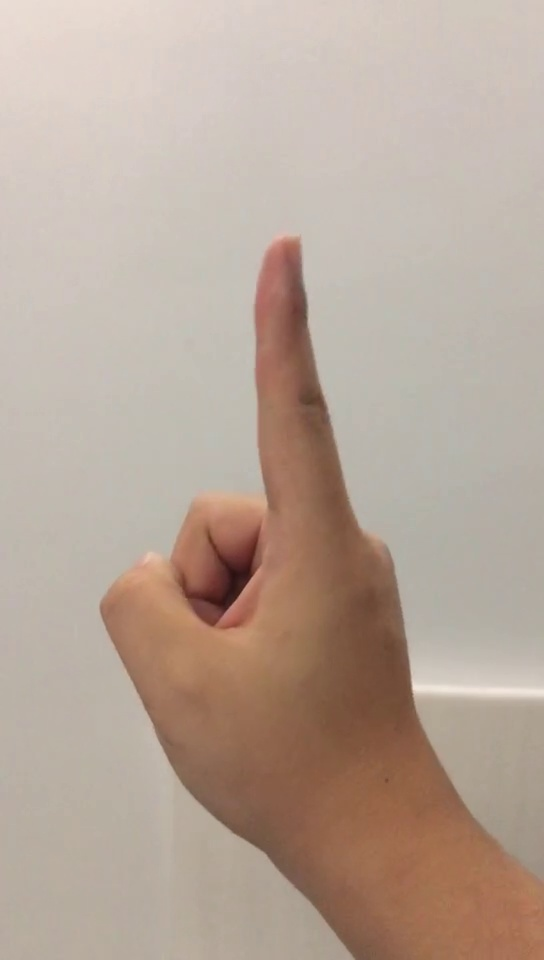
#> input picture hands/image.jpg, 544 x 960 px, given as the content of the folder hands/image.jpg, which was not available
$ python recognize.py --image hands/image.jpg --video hands/20171105160935.jpg
#> lines starting #> are read from the running program, lines starting #| are printed output that depends on the picture; after the words box and inside, x2 and y2 are one past the last pixel; in counts of white or black regions, pixels touching at a corner belong together; pictures that were not available may be replaced by others from this repository, and a replacement may not be noted
### tools/skindetector.py
import numpy as np
import cv2
import os

lowerB = (0, 140, 100)
upperB = (255, 170, 129)
FACE_DETECTOR_PATH = "{base_path}\\cascades\\haarcascade_frontalface_default.xml".format(
    base_path=os.path.abspath(os.path.dirname(__file__)))


class SkinDetector:
    def __init__(self, image):
        self.image = image

    def getImage(self):
        return self.image

    def detectFace(self):
        image = cv2.cvtColor(self.image, cv2.COLOR_BGR2GRAY)
        # print(FACE_DETECTOR_PATH)
        detector = cv2.CascadeClassifier("haarcascade_frontalface_default.xml")
        rect = detector.detectMultiScale(image, scaleFactor=1.1, minNeighbors=5,
                                          minSize=(30, 30), flags=cv2.CASCADE_SCALE_IMAGE)
        rect = [(int(x), int(y), int(x + w), int(y + h)) for (x, y, w, h) in rect]
        return rect

    def detectSkin(self, frame, mask=None):
        skinCnts = []
        area = []
        skin = cv2.inRange(frame, lowerB, upperB)
        kernel = cv2.getStructuringElement(cv2.MORPH_ELLIPSE, (11, 11))
        skin = cv2.dilate(skin, kernel, iterations=1)
        skin = cv2.erode(skin, kernel, iterations=1)
        skin = cv2.GaussianBlur(skin, (1, 1), 0)
        cv2.imshow("skin mask", skin)
        if mask is not None:
            skin = cv2.bitwise_and(skin, skin, mask=mask)

        cnts = cv2.findContours(skin.copy(), cv2.RETR_EXTERNAL, cv2.CHAIN_APPROX_SIMPLE)[1]
        for c in cnts:
            a = cv2.contourArea(c)
            if a > 5000:
                skinCnts.append(c)
                area.append(a)
        skinCnts = sorted(skinCnts, key=cv2.contourArea, reverse=True)
        # return list(zip(skinCnts, area))
        return skinCnts

    # [40 lines left out: functions getAreaRatio, getPeriAreaRatio, getAspectRatio, not called in this run]

    def getapproximation(self, cnt):
        epsilon = 0.025 * cv2.arcLength(cnt, True)
        approx = cv2.approxPolyDP(cnt, epsilon, True)
        return approx

### recognize.py
# -*- coding:utf-8 -*-
from scipy.spatial import distance as dist
from tools.skindetector import SkinDetector
from imutils import paths
import numpy as np
import imutils
import argparse
import cv2

VIDEO_MODE = 0x01
IMAGE_MODE = 0x02


def detectHand(detector, mode, mask=None):
    orig = detector.getImage()
    startA = orig.copy()
    endA = orig.copy()
    farA = orig.copy()
    hand = orig.copy()
    ycrcb = cv2.cvtColor(orig, cv2.COLOR_BGR2YCR_CB)
    skinCnts = detector.detectSkin(ycrcb, mask)
    if len(skinCnts) == 0:
        return None
    skinHand = skinCnts[0]

    approx = SD.getapproximation(skinHand)
    # cv2.drawContours(o, [approx], -1, (0, 255, 255), 2)
    hull = cv2.convexHull(skinHand)
    # cv2.drawContours(hand, [hull], -1, (0, 255, 0), 2)
    cv2.drawContours(hand, [hull], -1, (0, 255, 255), 2)
    rect = cv2.minAreaRect(approx)
    box = cv2.boxPoints(rect)
    box = np.int0(box)
    dx1 = box[0][0] - box[1][0]
    dy1 = box[0][1] - box[1][1]
    dxy1 = float(np.sqrt(dx1 ** 2 + dy1 ** 2))
    dx2 = box[1][0] - box[2][0]
    dy2 = box[1][1] - box[2][1]
    dxy2 = float(np.sqrt(dx2 ** 2 + dy2 ** 2))
    if dxy1 < dxy2:
        width = dxy1
        height = dxy2
    else:
        width = dxy2
        height = dxy1

    M = cv2.moments(approx)
    cX = int(M['m10'] / M['m00'])
    cY = int(M['m01'] / M['m00'])
    center = (cX, cY)

    hull = cv2.convexHull(approx, returnPoints=False)
    defects = cv2.convexityDefects(approx, hull)
    fingerPoint = []
    if defects is None:
        return None
    for i in range(defects.shape[0]):
        s, e, f, d = defects[i, 0]
        start = tuple(approx[s][0])
        end = tuple(approx[e][0])
        far = tuple(approx[f][0])
        # print("d[%d]=%d" % (i, d))
        # cv2.circle(hand, start, 5, (255, 0, 0), -1)
        # cv2.line(hand, start, end, (255, 255, 255), 2)
        cv2.circle(hand, end, 5, (0, 255, 0), -1)
        cv2.circle(hand, far, 5, (0, 0, 255), -1)
        cv2.circle(startA, start, 5, (0, 255, 0), 3)
        cv2.circle(endA, end, 5, (255, 0, 0), 3)
        cv2.circle(farA, far, 5, (0, 0, 255), 3)
        cv2.putText(startA, "%d" % i, (start[0] - 30, start[1] - 20), cv2.FONT_HERSHEY_SIMPLEX, 1, (0, 0, 255), 3)
        cv2.putText(endA, "%d" % i, (end[0] - 30, end[1] - 20), cv2.FONT_HERSHEY_SIMPLEX, 1, (0, 0, 255), 3)
        cv2.putText(farA, "%d" % i, (far[0] - 30, far[1] - 20), cv2.FONT_HERSHEY_SIMPLEX, 1, (0, 0, 255), 3)
        fingerPoint.append(start)
        fingerPoint.append(end)
    fingerPoint = sorted(set(fingerPoint), key=fingerPoint.index)
    validFinger = fingerPoint[:]
    fingerIndex = 1
    for i, f in enumerate(fingerPoint):
        dx = fingerPoint[i][0]-center[0]
        dy = fingerPoint[i][1]-center[1]
        distance = float(np.sqrt(dx**2 + dy**2))
        # print("distance[%d]=%d, h/d=%f" % (i, distance, float(distance/height)))
        if float(distance/height) > 0.4 and f[1] < center[1]:
            cv2.circle(hand, f, 10, (255, 0, 0), 5)
            cv2.putText(hand, "%d" % fingerIndex, (f[0] - 30, f[1] - 30), cv2.FONT_HERSHEY_SIMPLEX, 1, (0, 0, 255),
                        3)
            cv2.line(hand, f, center, (255, 255, 125), 3)
            fingerIndex += 1
        else:
            validFinger.remove(f)
    fingerNum = len(validFinger)
    cv2.circle(hand, center, 5, (255, 0, 255), 3)
    cv2.putText(hand, "%d finger" % fingerNum, (20, 60), cv2.FONT_HERSHEY_SIMPLEX, 2, (0, 0, 255), 3)
    cv2.imshow("hand", imutils.resize(hand, width=min(800, image.shape[1])))
    # cv2.imshow("start", imutils.resize(startA, width=min(500, image.shape[1])))
    # cv2.imshow("end", imutils.resize(endA, width=min(500, image.shape[1])))
    # cv2.imshow("far", imutils.resize(farA, width=min(500, image.shape[1])))
    if mode is IMAGE_MODE:
        cv2.waitKey(0)
    return skinHand


ap = argparse.ArgumentParser()
ap.add_argument("-i", "--image")
ap.add_argument("-v", "--video")
args = vars(ap.parse_args())

if args.get("image", False):
    for imagePath in paths.list_images(args["image"]):
        image = cv2.imread(imagePath)
#> image is the input picture: shape (960, 544, 3); mean B, G, R 152.7, 165.6, 183.2
        SD = SkinDetector(image)
        face = SD.detectFace()
#> in detectFace, `image = cv2.cvtColor(self.image, cv2.COLOR_BGR2GRAY)`:
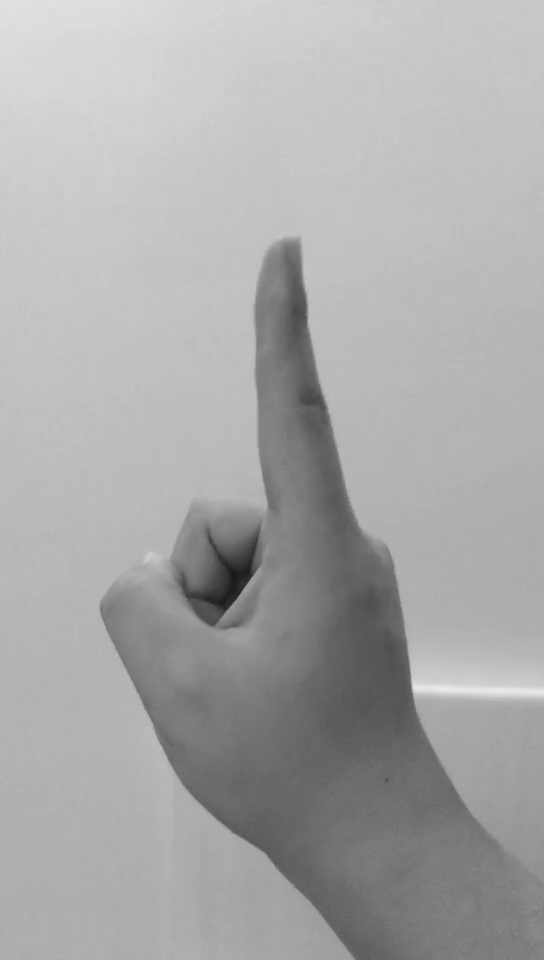
#> image: shape (960, 544); min 23, max 234, mean 169.5
#> in detectFace, `rect = detector.detectMultiScale(image, scaleFactor=1.1, minNeighbors=..`: rect = ()
#> in detectFace, `rect = [(int(x), int(y), int(x + w), int(y + h)) for (x, y, w, h) in r..`: rect = []
#> face = []
        if len(face) != 0:
            mask = np.ones(image.shape[:2], dtype="uint8")
            cv2.rectangle(mask, (face[0][0], face[0][1]), (face[0][2], face[0][3]), 0, -1)
        else:
            mask = None
        detectHand(SD, IMAGE_MODE, mask)
#> in detectHand, `ycrcb = cv2.cvtColor(orig, cv2.COLOR_BGR2YCR_CB)`: ycrcb: shape (960, 544, 3); mean of channels 0, 1, 2 169.5, 137.8, 118.6
#> in detectSkin, `skin = cv2.inRange(frame, lowerB, upperB)`: skin: shape (960, 544); 25.7% white; 1 white region, box (x1, y1, x2, y2) and area: (99, 231, 544, 960) 134132
#> in detectSkin, `skin = cv2.dilate(skin, kernel, iterations=1)`:
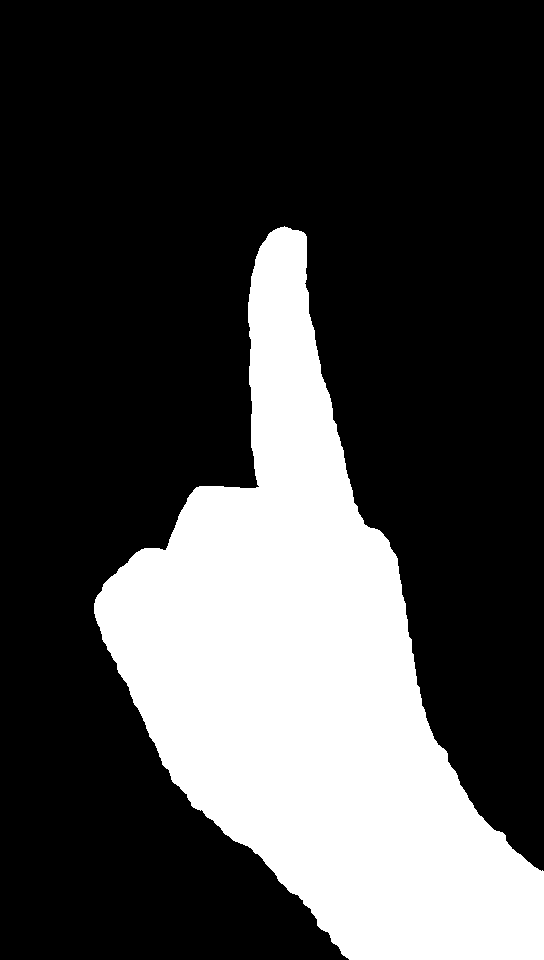
#> skin: shape (960, 544); 27.4% white; 1 white region, box (x1, y1, x2, y2) and area: (94, 226, 544, 960) 143057
#> in detectSkin, `skin = cv2.erode(skin, kernel, iterations=1)`: skin: shape (960, 544); 25.7% white; 1 white region
#> in detectSkin, `cnts = cv2.findContours(skin.copy(), cv2.RETR_EXTERNAL, cv2.CHAIN_APPR..`: cnts = 1 contour; box (x1, y1, x2, y2) and area: (99, 231, 544, 960) 133314
#> the loop in detectSkin, `for c in cnts:` made 1 pass
#> a on pass 1: 133314
#> after the loop in detectSkin, `for c in cnts:`: area = [133314]; skinCnts has the same summary as cnts
#> in detectHand, `skinCnts = detector.detectSkin(ycrcb, mask)`: skinCnts has the same summary as cnts in detectSkin
#> in detectHand, `skinHand = skinCnts[0]`: skinHand = contour of 668 points, box (x1, y1, x2, y2) (99, 231, 544, 960), area 133314
#> in getapproximation, `epsilon = 0.025 * cv2.arcLength(cnt, True)`: epsilon = 51.57
#> in getapproximation, `approx = cv2.approxPolyDP(cnt, epsilon, True)`: approx = [[280, 232], [264, 488], [107, 637], [354, 959], [543, 959]]
#> in detectHand, `hull = cv2.convexHull(skinHand)`: hull = contour of 20 points, box (x1, y1, x2, y2) (99, 231, 544, 960), area 176251
#> in detectHand, `cv2.drawContours(hand, [hull], -1, (0, 255, 255), 2)`: hand: shape (960, 544, 3); 0.92% of pixels changed, all inside (x1, y1, x2, y2) = (98, 230, 544, 960)
#> in detectHand, `rect = cv2.minAreaRect(approx)`: rect = ((270.2, 646.6), (300.5, 773.1), -19.89)
#> in detectHand, `box = cv2.boxPoints(rect)`: box = [[260.5, 1061.2], [-2.54, 334.2], [280, 232], [543, 959]]
#> in detectHand, `box = np.int0(box)`: box = [[260, 1061], [-2, 334], [280, 232], [543, 959]]
#> in detectHand, `dx1 = box[0][0] - box[1][0]`: dx1 = 262
#> in detectHand, `dy1 = box[0][1] - box[1][1]`: dy1 = 727
#> in detectHand, `dxy1 = float(np.sqrt(dx1 ** 2 + dy1 ** 2))`: dxy1 = 772.8
#> in detectHand, `dx2 = box[1][0] - box[2][0]`: dx2 = -282
#> in detectHand, `dy2 = box[1][1] - box[2][1]`: dy2 = 102
#> in detectHand, `dxy2 = float(np.sqrt(dx2 ** 2 + dy2 ** 2))`: dxy2 = 299.9
#> in detectHand, `height = dxy1`: height = 772.8
#> in detectHand, `M = cv2.moments(approx)`: M = moments, m00 127668, centre m10/m00, m01/m00 = (329.6, 690.3)
#> in detectHand, `cX = int(M['m10'] / M['m00'])`: cX = 329
#> in detectHand, `cY = int(M['m01'] / M['m00'])`: cY = 690
#> in detectHand, `center = (cX, cY)`: center = (329, 690)
#> in detectHand, `hull = cv2.convexHull(approx, returnPoints=False)`: hull = [4, 3, 2, 0]
#> in detectHand, `defects = cv2.convexityDefects(approx, hull)`: defects = [[0, 2, 1, 21977]]
#> the loop in detectHand, `for i in range(defects.shape[0]):` made 1 pass
#> (s, e, f, d, start, end, far) on pass 1: (0, 2, 1, 21977, (280, 232), (107, 637), (264, 488))
#> after the loop in detectHand, `for i in range(defects.shape[0]):`:
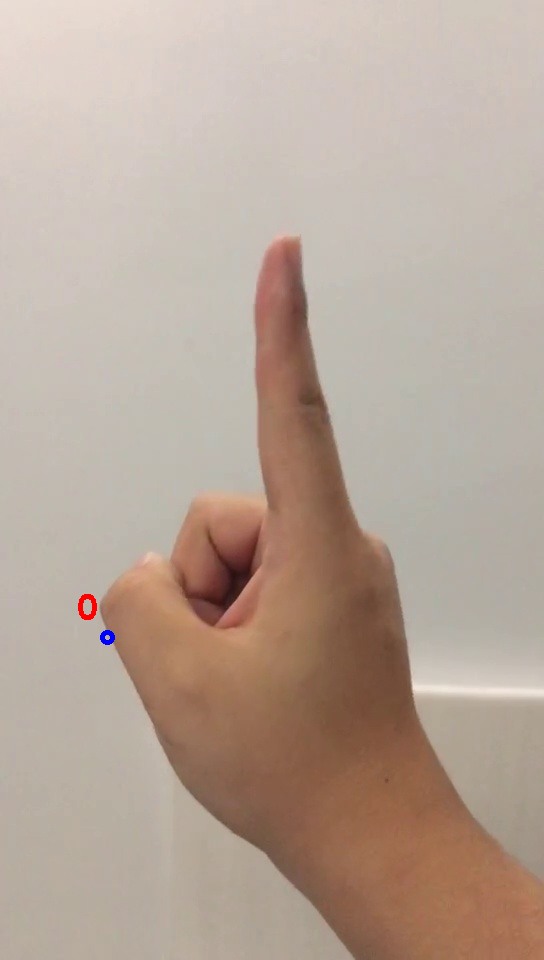
#> endA: shape (960, 544, 3); 0.08% of pixels changed, all inside (x1, y1, x2, y2) = (78, 594, 115, 645)
#> after the loop in detectHand, `for i in range(defects.shape[0]):`:
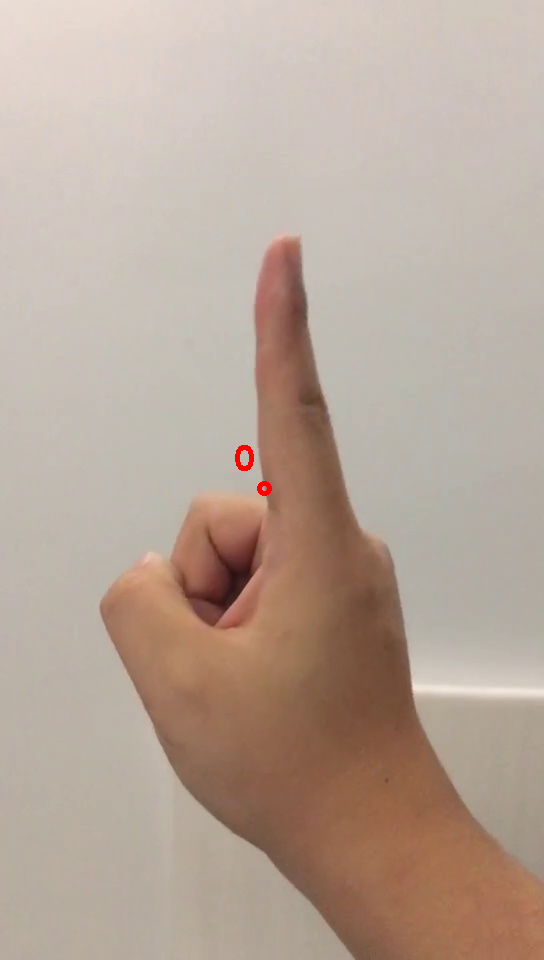
#> farA: shape (960, 544, 3); 0.08% of pixels changed, all inside (x1, y1, x2, y2) = (235, 445, 272, 496)
#> after the loop in detectHand, `for i in range(defects.shape[0]):`: hand: shape (960, 544, 3); mean B, G, R 151.2, 166.4, 183.9
#> after the loop in detectHand, `for i in range(defects.shape[0]):`:
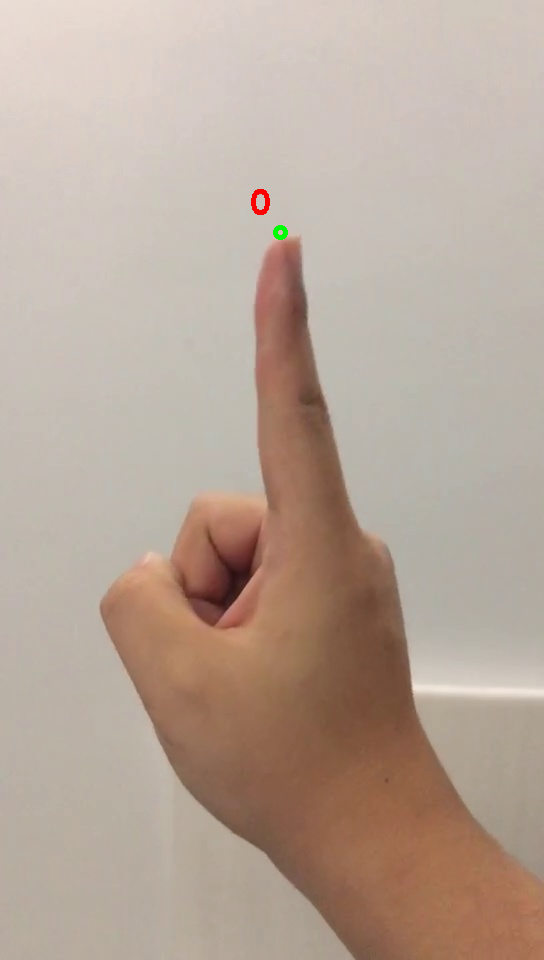
#> startA: shape (960, 544, 3); 0.08% of pixels changed, all inside (x1, y1, x2, y2) = (251, 189, 288, 240)
#> after the loop in detectHand, `for i in range(defects.shape[0]):`: fingerPoint = [(280, 232), (107, 637)]
#> the loop in detectHand, `for i, f in enumerate(fingerPoint):` made 2 passes
#> (f, dx, dy, distance, fingerIndex) on pass 1: ((280, 232), -49, -458, 460.6, 2)
#> (f, dx, dy, distance) on pass 2: ((107, 637), -222, -53, 228.2)
#> after the loop in detectHand, `for i, f in enumerate(fingerPoint):`:
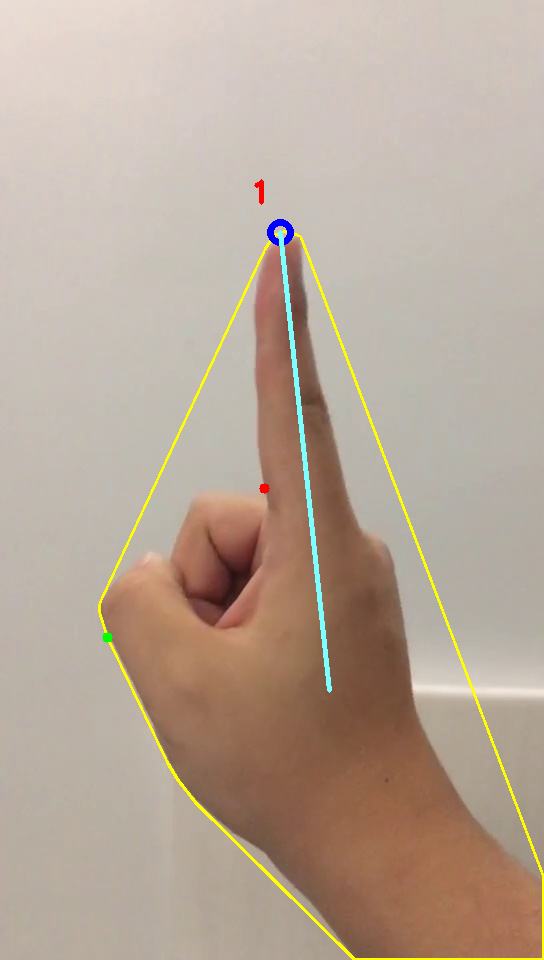
#> hand: shape (960, 544, 3); mean B, G, R 152, 166.9, 183.7
#> after the loop in detectHand, `for i, f in enumerate(fingerPoint):`: fingerIndex = 2; validFinger = [(280, 232)]
#> in detectHand, `fingerNum = len(validFinger)`: fingerNum = 1
#> in detectHand, `cv2.circle(hand, center, 5, (255, 0, 255), 3)`: hand: shape (960, 544, 3); 0.03% of pixels changed, all inside (x1, y1, x2, y2) = (322, 683, 337, 698)
#> in detectHand, `cv2.putText(hand, "%d finger" % fingerNum, (20, 60), cv2.FONT_HERSHEY_..`:
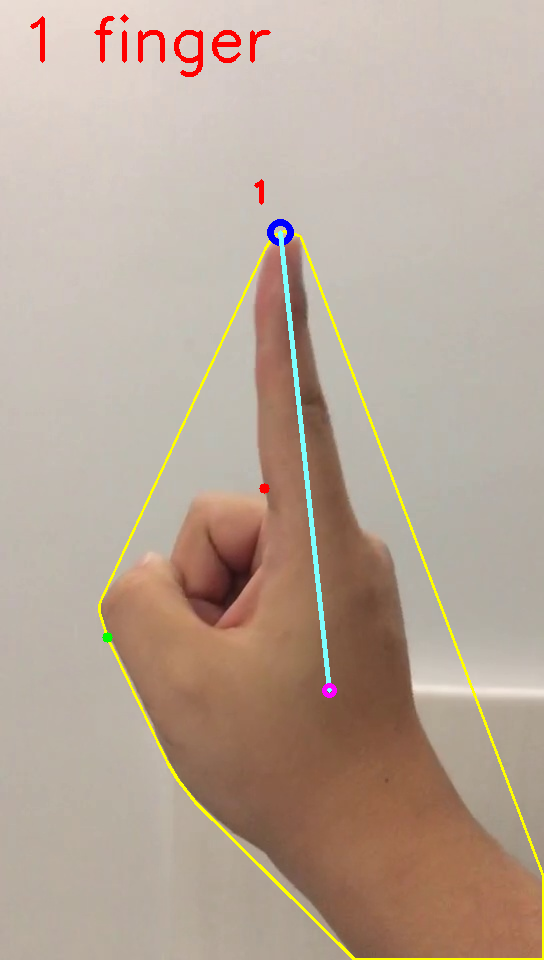
#> hand: shape (960, 544, 3); mean B, G, R 151.1, 165.9, 183.9
else:
    if not args.get("video", False):
        camera = cv2.VideoCapture(0)
    else:
        camera = cv2.VideoCapture(args["video"])
    while True:
        ret, image = camera.read()
        if not ret:
            break
        SD = SkinDetector(image)
        face = SD.detectFace()
        if len(face) != 0:
            mask = np.ones(image.shape[:2], dtype="uint8")
            cv2.rectangle(mask, (face[0][0], face[0][1]), (face[0][2], face[0][3]), 0, -1)
        else:
            mask = None
        detectHand(SD, VIDEO_MODE, mask)
        key = cv2.waitKey(1) & 0xff
        if key == ord("q"):
            break
    camera.release()
    cv2.destroyAllWindows()
